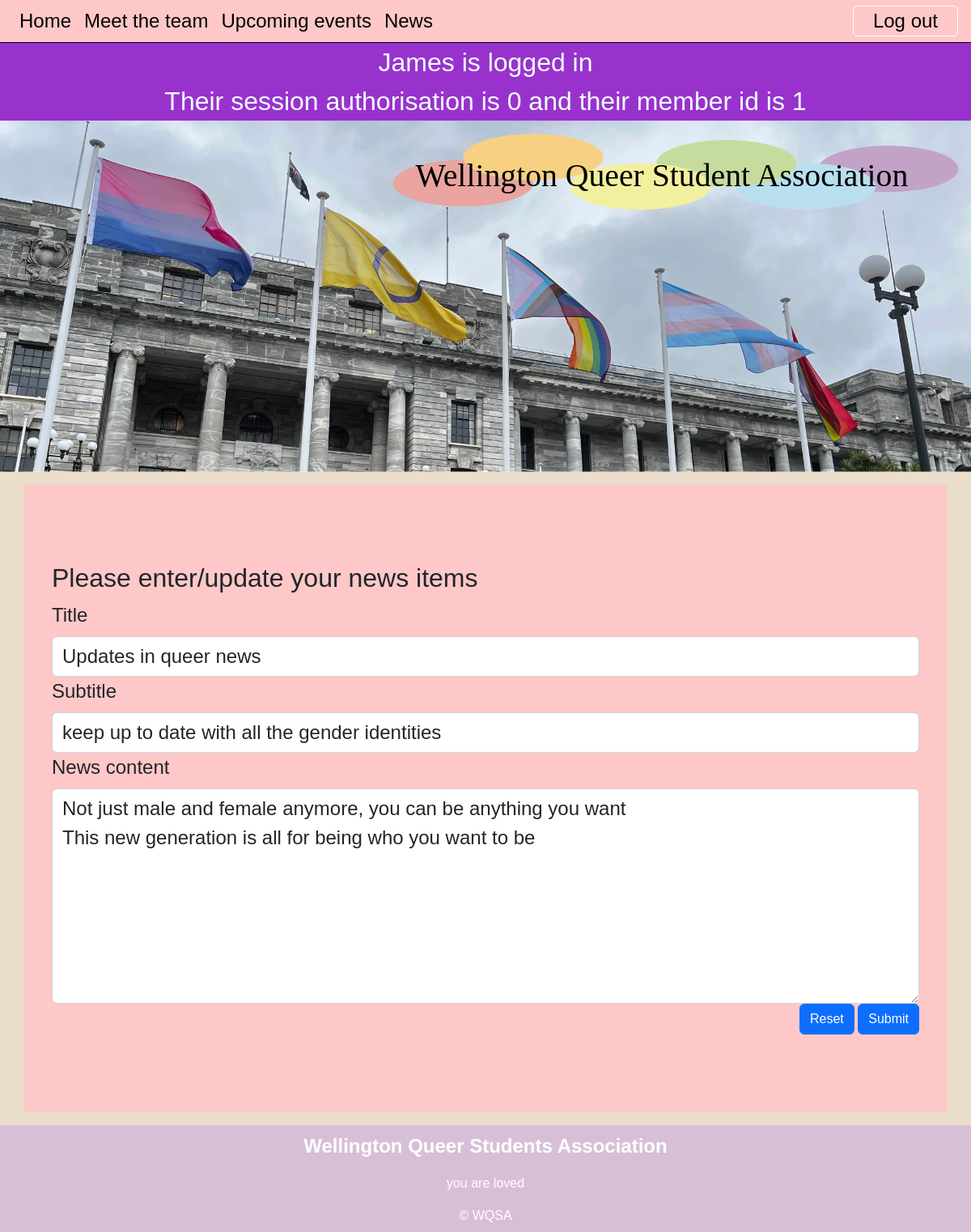
The page /news_cud?id=1&task=update (signed in) on the database its author committed.
### tables this page shows
CREATE TABLE news(
    news_id integer primary key autoincrement not null,
    title text not null unique,
    subtitle text not null unique,
    content text not null unique,
    newsdate date not null,
    member_id integer not null,
    foreign key(member_id) references member(member_id)
);

### server.py (the view, shortened to what this page needs)
@app.route("/news_cud", methods=['GET', 'POST'])
def news_cud():
    data = request.args
    required_keys=['id', 'task']
    for k in required_keys:
        if k not in data.keys():
            message = "Do not know what to do with create, read, update on news (keys not present)"
            return render_template('error.html', error=message)
        if request.method == "GET":
            if data['task'] == 'delete':
                sql = "delete from news where news_id =?"
                values_tuple = (data['id'],)
                result = run_commit_query(sql, values_tuple, db_path)
                return redirect(url_for('news'))
            elif data['task'] == 'update':
                sql = """select title, subtitle, content from news where news_id =?"""
                values_tuple = (data['id'],)
                result = run_search_query_tuples(sql, values_tuple, db_path, True)
                result = result[0]
                return render_template("news_cud.html",
                                       **result,
                                       id=data['id'],
                                       task=data['task'])
            elif data['task'] == 'add':
                return render_template("news_cud.html", id=0, task=data['task'])
            else:
                message = 'unrecognised task from news page'
                return render_template('error.html', error=message)
    return render_template("news_cud.html")

### db_functions.py (called while the page is built)
def run_search_query_tuples(sql_query, values_tuple, file_path, rowfactory=False):
    result = None
    try:
        db = sqlite3.connect(file_path)
        if rowfactory:
            db.row_factory = sqlite3.Row
        cursor = db.cursor()
        cursor.execute(sql_query, values_tuple)
        result = cursor.fetchall()
        cursor.close()
    except sqlite3.Error as error:
        print("Error running search query tuples: {}".format(error))
        return None
    db.close()
    if result is None:
        print("No search values were found")
    return result

### templates/news_cud.html (shortened to what this page needs)
{% extends "layout.html" %}
{% block content %}
<div class="container-lg py-sm-5 py-1 A">
    <div class="news p-4 my-4">
        <h2>Please enter/update your news items</h2>
        <form action="{{url_for('news_cud', id=id, task=task)}}" method="POST">
            <div>
             <label for="title" class="form-label">Title</label>
                <input type="text" class="form-control" id="title" name="title" placeholder="" value="{{title}}" required>
            </div>
            <div>
                <label for="subtitle" class="form-label">Subtitle</label>
                <input type="text" class="form-control" id="subtitle" name="subtitle" placeholder="" value="{{subtitle}}" required>
            </div>
            <div>
                <label for="content" class="form-label">News content</label>
                <textarea class="form-control" id="content" name="content" placeholder="" rows="7" required>{{content}}</textarea>
            </div>
            <div class="text-end">
                <button type="reset" class="btn btn-primary">Reset</button>
                <button type="submit" class="btn btn-primary">Submit</button>
            </div>
        </form>
    </div>
</div>
{% endblock %}

### static/styles.css (style rules this page uses)
:root { --brand-green: rgb(167,209,202); --brand-paper: rgb(234, 221, 202); }
body { font-family: 'Raleway', sans-serif; font-size: 100%; background-color: var(--brand-paper); margin: 0; }
.container-lg { border: 4px solid pink; padding: 10px; }
.container-lg { border: 0px solid pink; overflow: auto; }
.A { background-color: rgb(255, 200, 200); }
label, input[type='text'], input[type='email'], textarea { font-size: 1.5em !important; }

### rows shown on the page
news: title "Updates in queer news", subtitle "keep up to date with all the gender identities", content "Not just male and female anymore, you can be anything you want This new generation is all for being who you want to be"

### other values the page prints
{{ session['name'] }} "James"
{{ session['authorisation'] }} "0"
{{ session['member_id'] }} "1"
